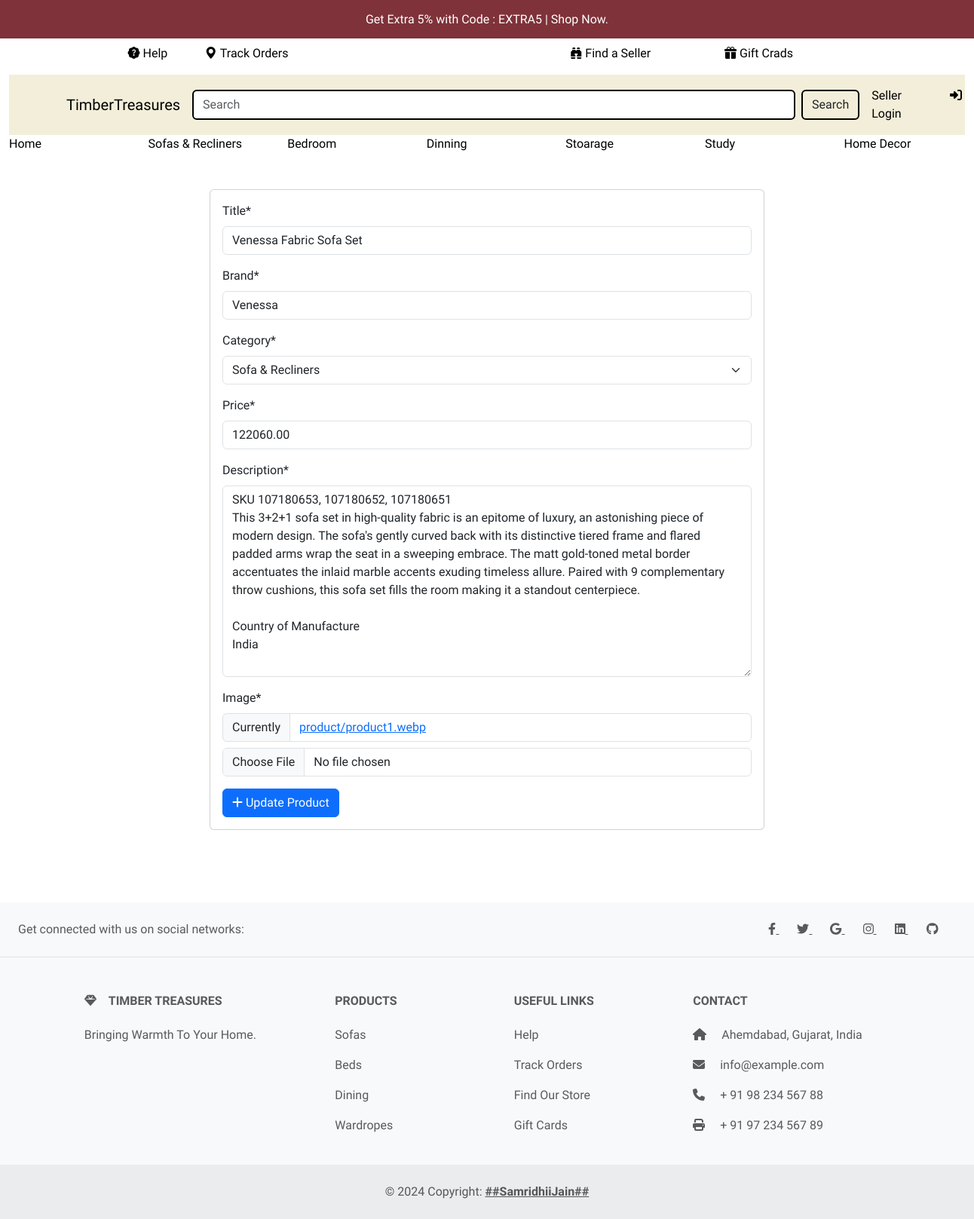
The app's page /product/edit/venessa-fabric-sofa-set/ with its own data.
### product/models.py (models this page shows)
class Product(models.Model):
    title = models.CharField(max_length=255)
    brand = models.CharField(max_length=255, default="N/A")
    category = models.ForeignKey(Category, on_delete=models.DO_NOTHING)
    price = models.DecimalField(max_digits=10, decimal_places=2)
    seller = models.ForeignKey(User, on_delete=models.CASCADE)
    description = models.TextField()
    image = models.ImageField(upload_to='product/')
    slug = models.SlugField(max_length=255, unique=True)
    created_at = models.DateTimeField(auto_now_add=True)
    updated_at = models.DateTimeField(auto_now=True)

### product/views.py (the view, shortened to what this page needs)
# urls.py: path('product/edit/<slug:slug>/', product_edit, name='product_edit'),
def product_edit(request,slug):
    product = get_object_or_404(Product, slug=slug)
    form = ProductForm(instance=product)
    return render(
        request,'products/edit.html',
        context={'form': form}
    )

### product/forms.py
class ProductForm(forms.ModelForm):
    class Meta:
        model = Product
        fields = ['title','brand','category',
                'price','description','image']

### product/models.py (called while the page is built)
    def __str__(self):
        return self.name

### templates/products/edit.html (shortened to what this page needs)
{% extends 'layout/base.html' %}
{% load static %}
{% load crispy_forms_tags %}
{% block content %}
<div class="container py-5">
    <div class="row">
        <div class="col-md-8 mx-auto">
            <form method="post" class="card" enctype="multipart/form-data">
                <div class="card-body">
                    {{ form|crispy }}
                    <button class="btn btn-primary">
                        <i class="fas fa-plus"></i> Update Product
                    </button>
                </div>
            </form>
        </div>
    </div>
</div>
{% endblock content %}

### templates/layout/base.html (style rules this page uses)
body { font-family: "Lobster", sans-serif; font-weight: 400; font-style: normal; }

### records on screen
Product: title "Venessa Fabric Sofa Set", brand "Venessa", category "Sofa & Recliners", price "122060.00", description "SKU 107180653, 107180652, 107180651 This 3+2+1 sofa set in high-quality fabric is an epitome of luxury, an astonishing piece of modern design. The sofa's gently curved back with its distinctive tiered frame and flared padded arms wrap the seat in a sweeping embrace. The matt gold-toned metal border accentuates the inlaid marble accents exuding timeless allure. Paired with 9 complementary throw cushions, this sofa set fills the room making it a standout centerpiece. Country of Manufacture India"
